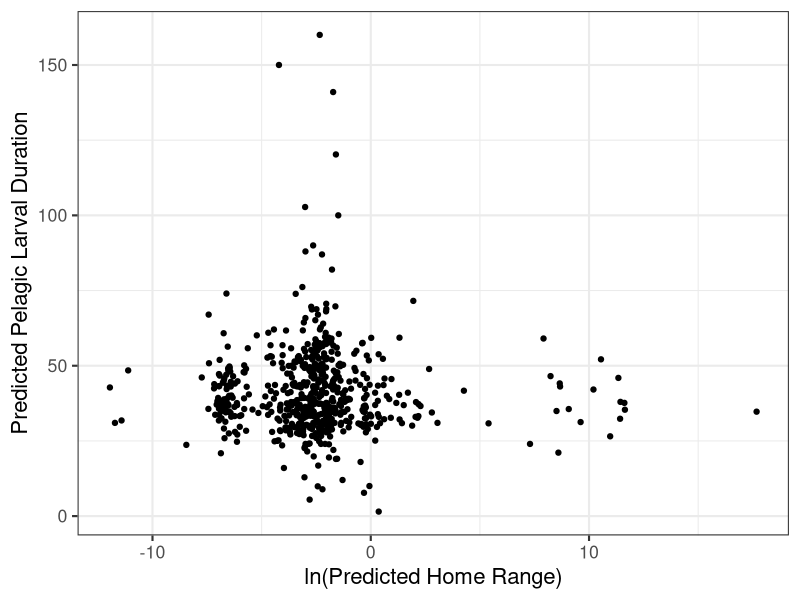
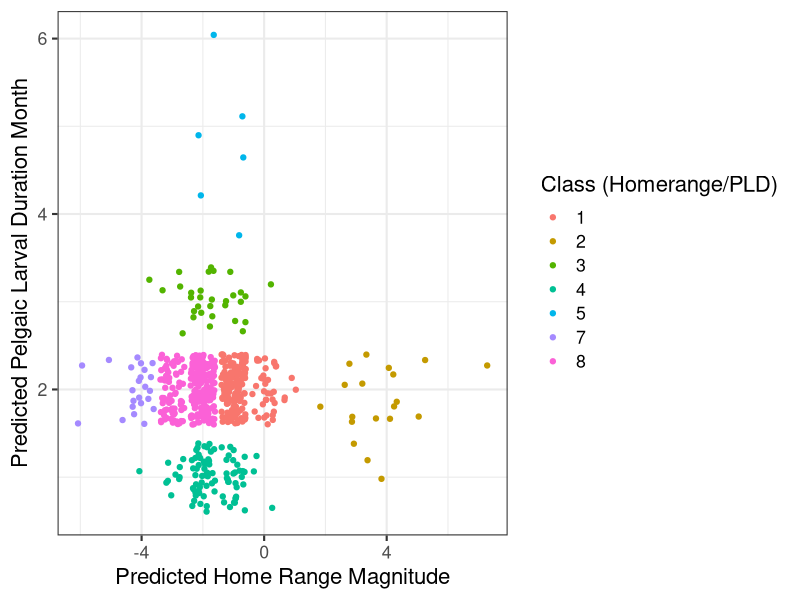
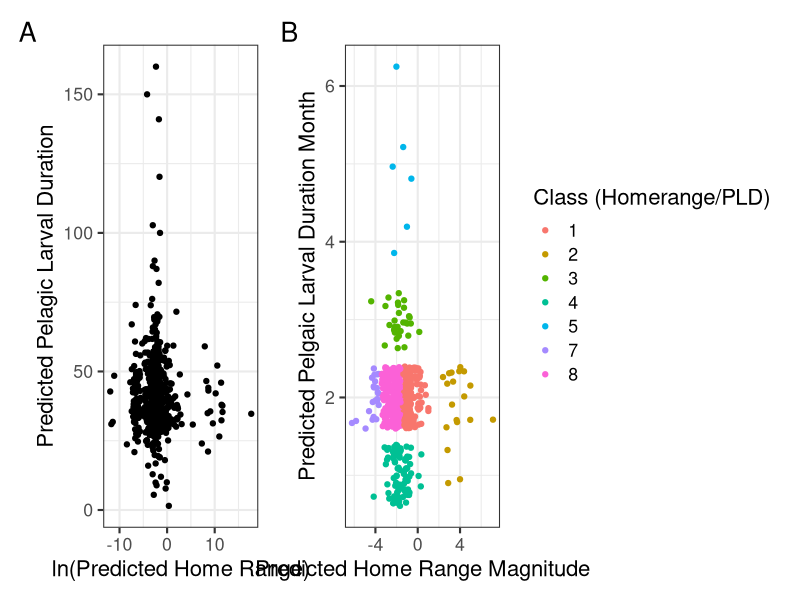

Source code (R) for these figures, in order: (Note: this script raises an error after producing the figures.)
## ---- chunk 1
knitr::opts_chunk$set(echo = TRUE, message = FALSE, warning = FALSE)

library(tidyverse)
library(patchwork)
library(cowplot)
library(ggpubr)

## ---- chunk 2
filled_data2 <- read_csv(here::here("01_data", "02_processed_data", "filled_data2.csv")) %>%
  mutate_if(is.character, as.factor)
## ---- chunk 3

# homerange vs PLD
fishbase_data_gmm <- filled_data2 %>%
  mutate(class2 = as.factor(class2))

p1 <- ggplot(fishbase_data_gmm, aes(log(home_range), pld)) +
  geom_jitter() +
  theme_bw(base_size = 16) +
  labs(
    y = "Predicted Pelagic Larval Duration",
    x = "ln(Predicted Home Range)"
  )

p1

# gmm plot
gmm_new_fig <- ggplot(fishbase_data_gmm, aes(magnitude_homerange, month_pld)) +
  geom_jitter(aes(color = class2)) +
  theme_bw(base_size = 16) +
  labs(
    x = "Predicted Home Range Magnitude",
    y = "Predicted Pelgaic Larval Duration Month",
    color = "Class (Homerange/PLD)"
  )

gmm_new_fig
#ggsave(gmm_new_fig, file = paste0("gmm_fig.png"), path = here::here("04_figs"), height = 8, width = 15)


# panel
gmm_panel <- (p1 | gmm_new_fig) + 
  plot_annotation(tag_levels = 'A')

gmm_panel
#ggsave(gmm_panel, file = paste0("gmm_panel.png"), path = here::here("04_figs"), height = 6, width = 18)

## ---- chunk 4
# continuous

plot_data <- filled_data2 %>%
  mutate(class2 = as.factor(class2), 
         class3 = as.factor(class3), 
         order = as.factor(order)
         )

response <- "class2"
expl_cont <- c(
  "temp_preferred", "fecundity_mean",
  "longevity_wild", "sp_richness", "length", "kfin",
  "r_fin", "diet_troph3", "oxygen_cons", "temp_range"
)

box_data <- function(x, y) {
  ggplot(plot_data, aes(x = .data[[y]], y = .data[[x]])) +
    geom_boxplot(aes(color = .data[[y]])) +
    theme_bw() +
    coord_flip() +
    labs(
      x = "Movement Class",
      color = "Class (Homerange/PLD)"
    ) +
    scale_color_viridis_d()
}

#plots_cont <- map(expl_cont, ~ box_data(.x, "class2"))
#plots_cont
## ---- chunk 5
temp_plot <- box_data(x = "temp_preferred", y = "class2") + stat_kruskal_test(label.y = 1, label.x = 6, position = "jitter") +
  labs(y = "Preferred Temperature", x = "Movement Class")
fecund_plot <- box_data(x = "fecundity_mean", y = "class2") + stat_kruskal_test(label.y = 1000000, label.x = 5.5, position = "jitter") +
  labs(y = "Mean Fecundity", x = "Movement Class")
long_plot <- box_data(x = "longevity_wild", y = "class2") + stat_kruskal_test(label.y = 100, position = "jitter") +
  labs(y = "Longevity", x = "Movement Class")
sp_rich_plot <- box_data(x = "sp_richness", y = "class2") + stat_kruskal_test(label.y = 1100, position = "jitter") +
  labs(y = "Species Richness", x = "Movement Class") + theme(axis.title.y = element_blank(), axis.text.y = element_blank())
length_plot <- box_data(x = "length", y = "class2") + stat_anova_test(label.y = 400, position = "jitter") +
  labs(y = "Length", x = "Movement Class") #+ theme(axis.title.y = element_blank(), axis.text.y = element_blank())
kfin_plot <- box_data(x = "kfin", y = "class2") + stat_kruskal_test(label.y = 10000000, position = "jitter") +
  labs(y = "Carrying Capacity", x = "Movement Class") + theme(axis.title.y = element_blank(), axis.text.y = element_blank())
r_fin_plot <- box_data(x = "r_fin", y = "class2") + stat_kruskal_test(label.y = 1, label.x = 6, position = "jitter") +
  labs(y = "Growth Rate", x = "Movement Class")
diet_plot <- box_data(x = "diet_troph3", y = "class2") + stat_kruskal_test(label.y = 2.5, label.x = 5.5, position = "jitter") +
  labs(y = "Trophic Level", x = "Movement Class") + theme(axis.title.y = element_blank(), axis.text.y = element_blank())
oxygen_plot <- box_data(x = "oxygen_cons", y = "class2") + stat_kruskal_test(label.y = 2000, label.x = 6, position = "jitter") +
  labs(y = "Oxygen Consumption", x = "Movement Class")
temp_range_plot <- box_data(x = "temp_range", y = "class2") + stat_kruskal_test(label.y = 20, label.x = 3.5, position = "jitter") +
  labs(y = "Temperature Range", x = "Movement Class") + theme(axis.title.y = element_blank(), axis.text.y = element_blank())

 
numeric_panel <- ((temp_plot | length_plot) / 
    (long_plot | diet_plot) /
    (r_fin_plot | kfin_plot) / 
    (fecund_plot | sp_rich_plot) /
    (oxygen_plot | temp_range_plot)) + 
  plot_layout(guides = "collect") + plot_annotation(tag_levels = 'A')

numeric_panel
#ggsave(numeric_panel, file = paste0("numeric_panel.png"), path = here::here("04_figs", "individual_plots", "numeric"), height = 21, width = 14) 

tll_panel <- (temp_plot / length_plot / long_plot) +
  plot_layout(guides = "collect") + plot_annotation(tag_levels = "A") &
  theme_bw(base_size = 16)

tll_panel
#ggsave(tll_panel, file = paste0("tll_panel.png"), path = here::here("04_figs"), height = 17, width = 11)

## ---- chunk 6

ggsave(temp_plot, file = paste0("temp_plot.png"), path = here::here("04_figs", "individual_plots", "numeric"), height = 10, width = 10) 
ggsave(fecund_plot, file = paste0("fecund_plot.png"), path = here::here("04_figs", "individual_plots", "numeric"), height = 10, width = 10)
ggsave(long_plot, file = paste0("long_plot.png"), path = here::here("04_figs", "individual_plots", "numeric"), height = 10, width = 10)
ggsave(sp_rich_plot, file = paste0("sp_rich_plot.png"), path = here::here("04_figs", "individual_plots", "numeric"), height = 10, width = 10)
ggsave(length_plot, file = paste0("length_plot.png"), path = here::here("04_figs", "individual_plots", "numeric"), height = 10, width = 10)
ggsave(kfin_plot, file = paste0("kfin_plot.png"), path = here::here("04_figs", "individual_plots", "numeric"), height = 10, width = 10)
ggsave(r_fin_plot, file = paste0("r_fin_plot.png"), path = here::here("04_figs", "individual_plots", "numeric"), height = 10, width = 10)
ggsave(diet_plot, file = paste0("diet_plot.png"), path = here::here("04_figs", "individual_plots", "numeric"), height = 10, width = 10)
ggsave(oxygen_plot, file = paste0("oxygen_plot.png"), path = here::here("04_figs", "individual_plots", "numeric"), height = 10, width = 10)
ggsave(temp_range_plot, file = paste0("temp_range_plot.png"), path = here::here("04_figs", "individual_plots", "numeric"), height = 10, width = 10)

## ---- chunk 7
# categorical

expl_cat <- c(
  "climate", "body_shape_i", "dev_place", "movement_keyword",
  "demers_pelag", "iucn_category",
  "circadian", "food_mode", "ocean", "basin"
)

scatter_data <- function(x, y) {
  ggplot(plot_data, aes(x = .data[[x]], y = .data[[y]])) +
    geom_jitter(aes(color = .data[[y]])) +
    theme_bw() +
    labs(
      y = "Movement Class",
      color = "Class (homerange/PLD)"
    ) +
    scale_color_viridis_d() +
    theme(axis.text.x = element_text(angle = 40, hjust = 1))
}

#plots_cat <- map(expl_cat, ~ scatter_data(.x, "class2"))
#plots_cat
## ---- chunk 8

body_plot <- scatter_data(x = "body_shape_i", y = "class2")
dev_plot <- scatter_data(x = "dev_place", y = "class2")
movement_plot <- scatter_data(x = "movement_keyword", y = "class2")
demers_plot <- scatter_data(x = "demers_pelag", y = "class2")
iucn_plot <- scatter_data(x = "iucn_category", y = "class2")
food_plot <- scatter_data(x = "food_mode", y = "class2")


ggsave(climate_plot, file = paste0("climate_plot.png"), path = here::here("04_figs", "individual_plots", "categorical"), height = 10, width = 10)
ggsave(body_plot, file = paste0("body_plot.png"), path = here::here("04_figs", "individual_plots", "categorical"), height = 10, width = 10)
ggsave(dev_plot, file = paste0("dev_plot.png"), path = here::here("04_figs", "individual_plots", "categorical"), height = 10, width = 10)
ggsave(movement_plot, file = paste0("movement_plot.png"), path = here::here("04_figs", "individual_plots", "categorical"), height = 10, width = 10)
ggsave(demers_plot, file = paste0("demers_plot.png"), path = here::here("04_figs", "individual_plots", "categorical"), height = 10, width = 10)
ggsave(iucn_plot, file = paste0("iucn_plot.png"), path = here::here("04_figs", "individual_plots", "categorical"), height = 10, width = 10)
ggsave(food_plot, file = paste0("food_plot.png"), path = here::here("04_figs", "individual_plots", "categorical"), height = 10, width = 10)
